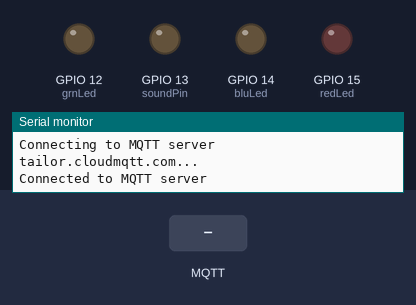
Simulated run of this sketch. Board: ESP8266 (NodeMCU). Parts: output pins drawn as LEDs (lit = HIGH), the last lines printed to the serial monitor. Inputs (shaded band) come from the test bench. WiFi joins after 1.5 s; servers stay silent unless stated; random numbers use the default seed unless the sketch sets one; no MQTT or app messages arrive unless stated.

Above: at 2.3 s.
2.4 s: MQTT message "1" arrives on the third subscribed topic
At 3.3 s:
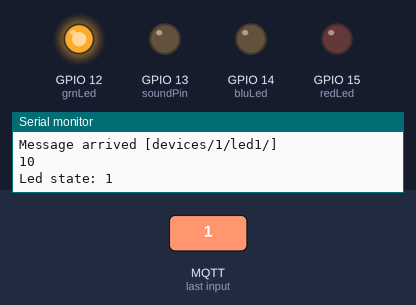
3.9 s: MQTT message "devices/1/phone/" arrives on the first subscribed topic
5.4 s: MQTT message "devices/1/phone/" arrives on the second subscribed topic
Timing chart, 0 to 8.4 s (numbered marks = the images above; inputs shaded):
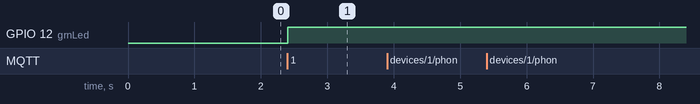

The sketch:

working.ino
```cpp
#include <ESP8266WiFi.h>
#include <PubSubClient.h>
//#include "pitches.h"
#include <Thread.h>

Thread soundThread = Thread();
Thread ledThread = Thread();
Thread pirThread = Thread();
Thread checkSecThread = Thread();


int PIR = 16;
int redLed = 15;
int bluLed = 14;
int grnLed = 12;
int soundPin = 13;
double timer;
bool email  ;
bool phone  ;
bool led1 ;
bool pir1  ;
bool sound ;
bool sms ;
bool stopalarm = false;
bool blue;
bool alarm;
bool notpublish = true;
const char *ssid = "WiFi-DOM.ru-0494"; // Имя роутера
const char *pass = "xkfJDmMN28"; // Пароль роутера

const char *mqtt_server = "tailor.cloudmqtt.com"; // Имя сервера MQTT
const int mqtt_port = 12878; // Порт для подключения к серверу MQTT
const char *mqtt_user = "pyhyvrkj"; // Логи для подключения к серверу MQTT
const char *mqtt_pass = "yc_uB67FT97v"; // Пароль для подключения к серверу MQTT
const char* mqtt_topics[] = {"devices/1/phone/", "devices/1/email/",
                             "devices/1/led1/", "devices/1/sound/",
                           "devices/1/pir1/", "devices/1/timetokill/phone/",
                      "devices/1/timetokill/email/", "devices/1/stopalarm/",
                "devices/1/timetokill/sms/", "devices/1/situation/"};

WiFiClient wclient;

void setup()
{
  pinMode(soundPin, OUTPUT);
  pinMode(PIR, INPUT);
  pinMode(redLed, OUTPUT);
  pinMode(grnLed, OUTPUT);
  pinMode(bluLed, OUTPUT);
  Serial.begin(115200);
  soundThread.onRun(playmelody);     // назначаем потоку задачу
  soundThread.setInterval(200);
  ledThread.onRun(ledBlink);  // назначаем потоку задачу
  ledThread.setInterval(200);
  pirThread.onRun(working);
  pirThread.setInterval(500);
  checkSecThread.onRun(checkSec);
  checkSecThread.setInterval(500);
}

int convertFromPayload(byte* payload, unsigned int length){
  char buf[length];
  for(int i=0;i<length;i++)
    buf[i] = (char) payload[i];
  String value = String(buf);
  return value.toInt();
}

void callback(char* topic, byte* payload, unsigned int length) {
  Serial.print("Message arrived [");
  Serial.print(topic);
  Serial.println("]");
  int value = convertFromPayload(payload, length);
  Serial.println(value);
   if(strcmp(topic, "devices/1/phone/")==0){
   Serial.println(String(topic) + String(value));
   phone = value;}
   if(strcmp(topic, "devices/1/email/")==0){
   email = value;}
   if(strcmp(topic, "devices/1/sms/")==0){
   sms = value;}
   if(strcmp(topic, "devices/1/led1/")==0){
   led1 = value; Serial.print("Led state: "); Serial.println(led1);}
   if(strcmp(topic, "devices/1/sound/")==0){
   sound = value;}
   if(strcmp(topic, "devices/1/pir1/")==0){
    pir1 = value;}
    if(strcmp(topic, "devices/1/stopalarm/")==0){
    stopalarm = value;}
}

PubSubClient client(mqtt_server, mqtt_port, callback, wclient);

void subscribeToAllTopics(){
  for(int i=0;i<(sizeof(mqtt_topics)/sizeof(*mqtt_topics));i++)
    client.subscribe(mqtt_topics[i]);
    client.subscribe("1234");
}

void connectToWiFi(){
  if (WiFi.status() != WL_CONNECTED) {
    Serial.print("Connecting to ");
    Serial.print(ssid);
    Serial.println("...");
    WiFi.begin(ssid, pass);
    if (WiFi.waitForConnectResult() != WL_CONNECTED) return;
    Serial.println("WiFi connected");
  }
}

void connectToMQTT(){
  String clientId = "ESP8266Client-";
  clientId += String(random(0xffff), HEX);
  if (client.connect(clientId.c_str(), mqtt_user, mqtt_pass)) {
    Serial.println("Connected to MQTT server ");
    client.setServer(mqtt_server, mqtt_port);
    client.setCallback(callback);
    subscribeToAllTopics();
   }
  else
    Serial.println("Could not connect to MQTT server");
}

void playmelody()
{
  if(sound && !stopalarm)
    digitalWrite(soundPin, 1);
//    Serial.println("SOUND WORKS!");
}

void ledBlink()
{
  static unsigned long myLedTimer = millis();
  if(millis()-myLedTimer>300){
    myLedTimer = millis();
    digitalWrite(bluLed, 0);
    digitalWrite(redLed, 1-digitalRead(redLed));
  }
}
void checkSec()
{
  Serial.print("Time:");
  Serial.println(millis()-timer);
  if (millis()-timer<3000 && stopalarm){
    Serial.println("Turned off");
    alarm=false;
    stopalarm = false;
    timer = millis();
    digitalWrite(redLed, 0);
    digitalWrite(soundPin, 0);
  }
  else if (millis()-timer>3000 && !stopalarm)
  {
      if (email){client.publish("devices/1/timetokill/email/", "Проникновение в Бэт-Пещеру из главного входа");
                Serial.println("devices/1/timetokill/email/, Проникновение в Бэт-Пещеру из главного входа");}
      if (sms){client.publish("devices/1/timetokill/sms/", "Проникновение в Бэт-Пещеру из главного входа");
                Serial.println("devices/1/timetokill/sms/, Проникновение в Бэт-Пещеру из главного входа");}
      if (phone) {client.publish("devices/1/timetokill/phone/","Проникновение в Бэт-Пещеру из главного входа");
                Serial.println("devices/1/timetokill/phone/, Проникновение в Бэт-Пещеру из главного входа");}
      Serial.println("Timed off");
      alarm=false;
      stopalarm = true;
      timer = millis();
      digitalWrite(redLed, 0);
      digitalWrite(soundPin, 0);
  }
}
void working()
{
  if (led1 && blue)
  {
    digitalWrite(grnLed, 0);
    digitalWrite(bluLed, 1);
  }
  if(!digitalRead(PIR)){
    timer = millis();
  }
  if (!digitalRead(PIR) || alarm)
  {
    alarm = true;
      if (led1)
      {
        digitalWrite(bluLed, 0);
        ledThread.run();
      }
      if (sound && !stopalarm)
        soundThread.run();
      if (notpublish)
        client.publish("devices/1/situation/", "Main Enter detected!");
      checkSecThread.run();
    notpublish = false;
  }
 }
void loop()
{
  connectToWiFi();
  if (WiFi.status() == WL_CONNECTED) {
      if (!client.connected())
      {
        Serial.print("Connecting to MQTT server ");
        Serial.print(mqtt_server);
        Serial.println("...");
        connectToMQTT();
      }
    if (client.connected()){
      client.loop();
      if (led1 && !pir1){
        digitalWrite(grnLed,1);
        digitalWrite(bluLed,0);
      }
      if (pir1){
        pirThread.run();
        blue = true;
      }
  }
}
}
```

Measured:
- after the input at 2.4 s, GPIO 12 (grnLed): LOW → HIGH at once
